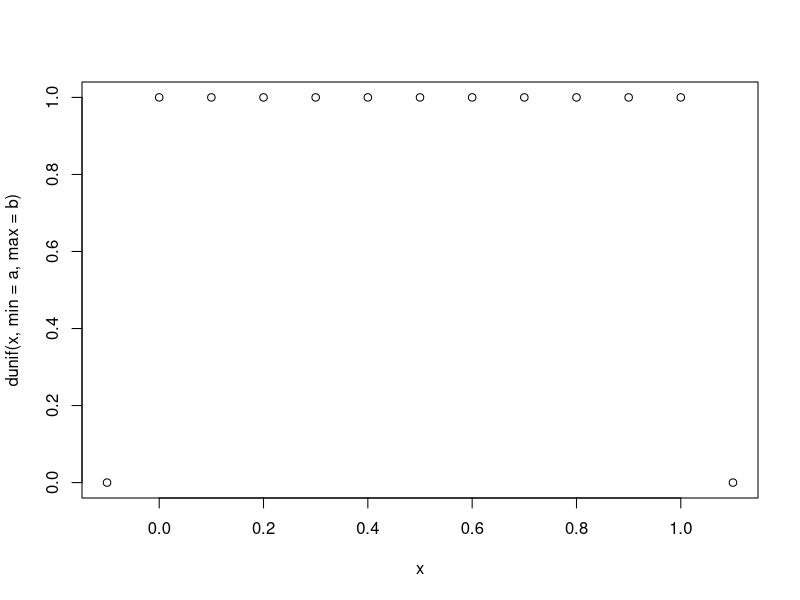
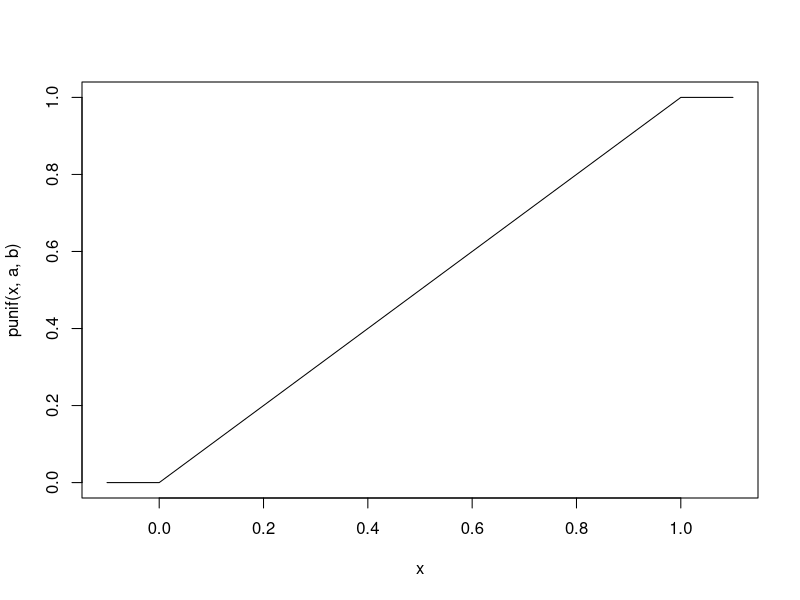
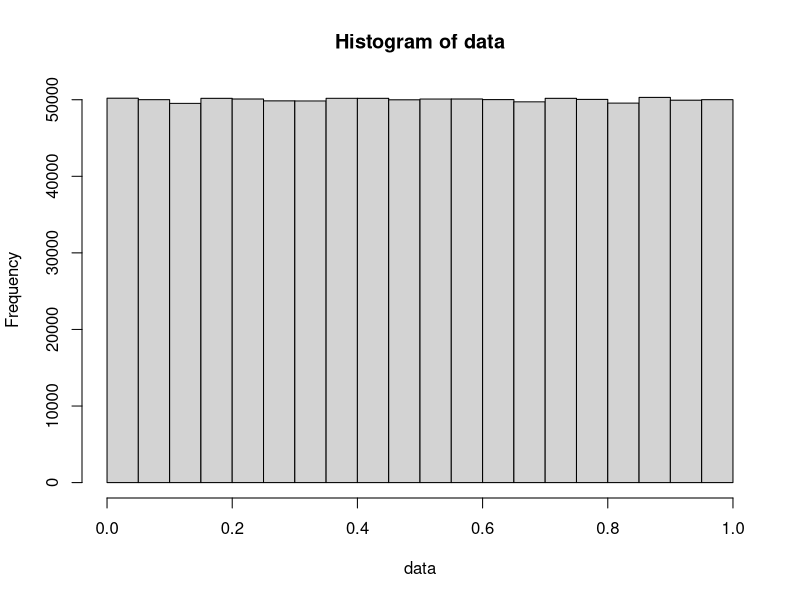

Recreate these plots in R, in order.
## ---- chunk 1
knitr::opts_chunk$set(echo = TRUE)
## ---- chunk 2
a = 0
b = 1

x = seq(-0.1, 1.1, 0.1)
plot(x, dunif(x, min = a, max = b)) # Funcion de distribucion
plot(x, punif(x, a, b), type = "l") # Funcion de probabilidad
qunif(0.5, a, b)
runif(1000000, a, b) -> data
hist(data)
